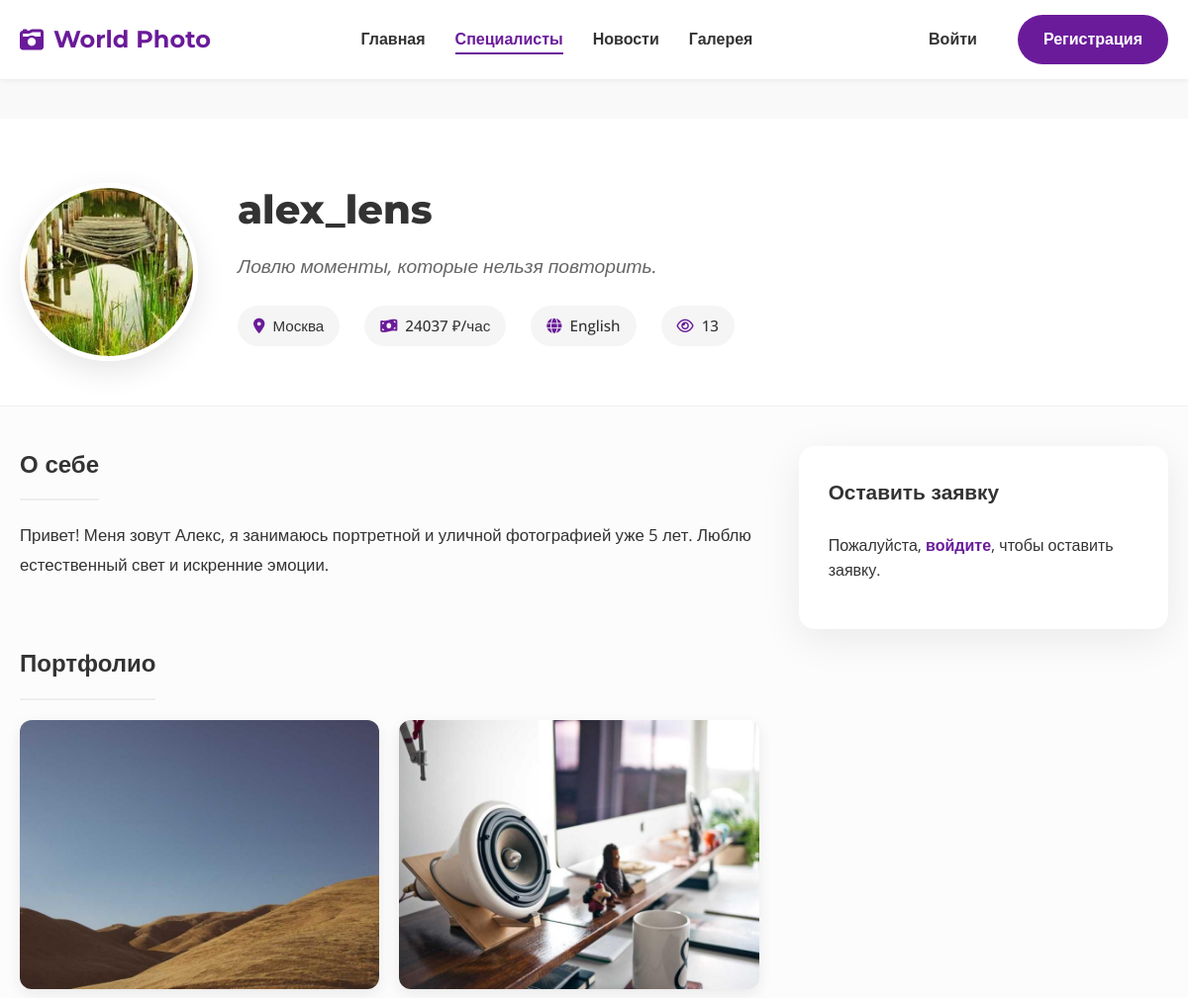
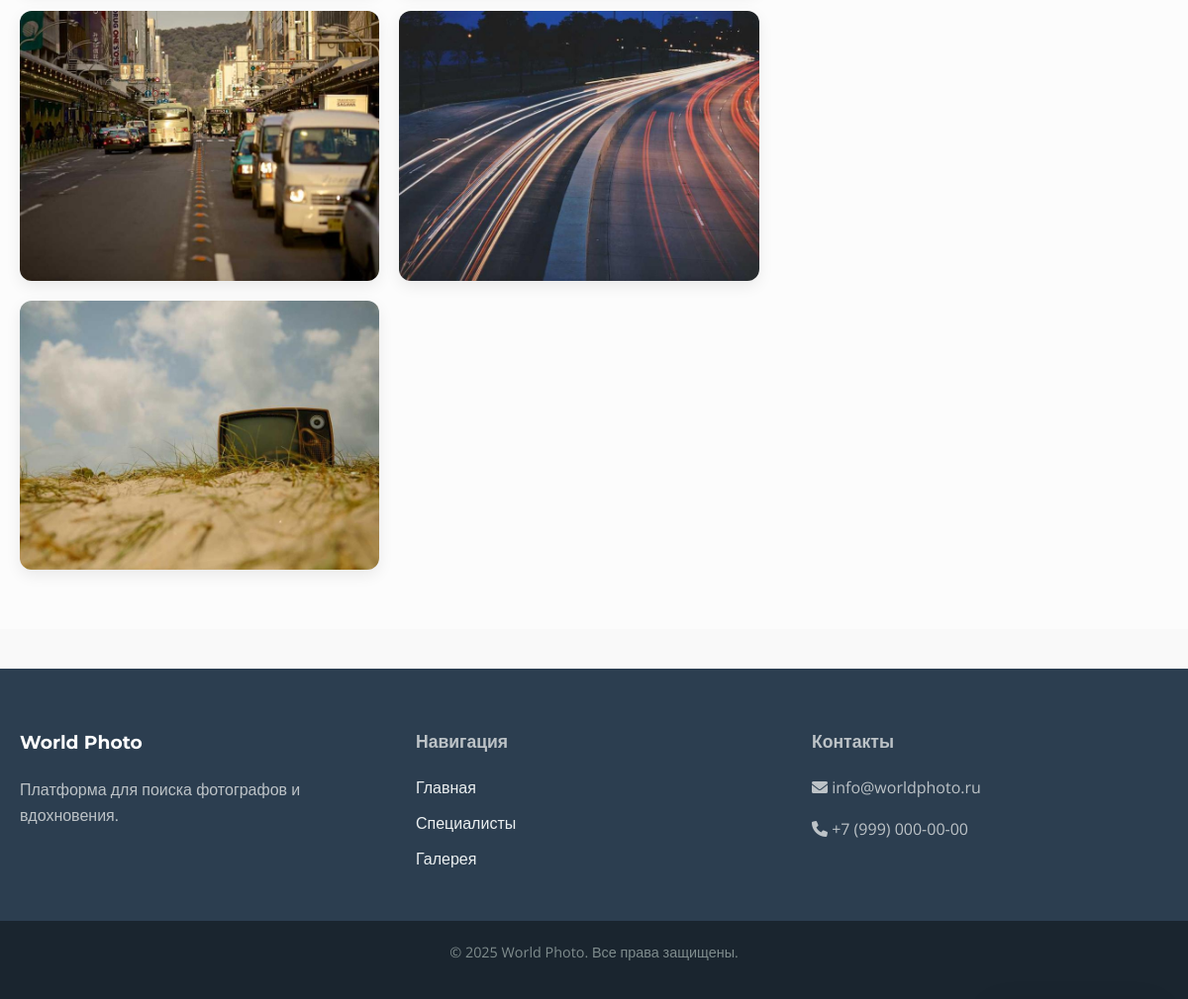
Screenshot of /users/specialists/1/ with the database file from the repository (2 pictures, top to bottom).
### users/models.py (models this page shows, shortened)
class PhotographerProfile(models.Model):
    user = models.OneToOneField(User, on_delete=models.CASCADE)
    short_intro = models.CharField(max_length=250)
    bio = models.TextField()
    city = models.CharField(max_length=100, blank=True, null=True)
    SPECIALIZATION_CHOICES = [
        ('wedding', 'Свадьба'),
        ('portrait', 'Портрет'),
        ('reportage', 'Репортаж'),
        ('lovestory', 'Love Story'),
        ('fashion', 'Fashion'),
    ]
    specialization = models.CharField(max_length=50, choices=SPECIALIZATION_CHOICES, default='wedding')
    price = models.IntegerField(default=0, help_text="Стоимость часа работы в RUB")
    LANGUAGE_CHOICES = [
        ('ru', 'Русский'),
        ('en', 'English'),
    ]
    language = models.CharField(max_length=10, choices=LANGUAGE_CHOICES, default='ru')
    profile_image = models.ImageField(upload_to='profile_images', blank=True, null=True)
    views_count = models.PositiveIntegerField(default=0)
    phone_number = models.CharField(max_length=20, blank=True, null=True, verbose_name="Номер телефона")
    social_vk = models.URLField(blank=True, null=True, verbose_name="Ссылка на ВКонтакте")
    social_telegram = models.CharField(max_length=50, blank=True, null=True, verbose_name="Telegram (username)")
    website = models.URLField(blank=True, null=True, verbose_name="Личный сайт")
    def save(self, *args, **kwargs):
        if self.profile_image and not self.id: # Only compress on initial upload or handle update logic carefully
             pass
        if self.profile_image:
             if hasattr(self.profile_image, 'file') and not isinstance(self.profile_image.file, InMemoryUploadedFile):
                 pass
             if isinstance(self.profile_image.file, InMemoryUploadedFile):
                 self.profile_image = compress_image(self.profile_image, quality=60, max_width=800)
        super().save(*args, **kwargs)

class Photo(models.Model):
    photographer = models.ForeignKey(PhotographerProfile, on_delete=models.CASCADE, related_name='photos')
    image = models.ImageField(upload_to='photographs')
    uploaded_at = models.DateTimeField(auto_now_add=True)

### users/views.py (the view, shortened to what this page needs)
# urls.py: path('specialists/<int:pk>/', views.photographer_detail, name='photographer_detail'),
def photographer_detail(request, pk):
    photographer = get_object_or_404(PhotographerProfile, pk=pk)
    photographer.views_count += 1
    photographer.save(update_fields=['views_count'])
    is_favorite = False
    if request.user.is_authenticated:
        is_favorite = Favorite.objects.filter(user=request.user, photographer=photographer).exists()
    initial_data = {}
    if request.user.is_authenticated:
        try:
            if hasattr(request.user, 'clientprofile'):
                 initial_data['contact_phone'] = request.user.clientprofile.phone_number
        except Exception:
            pass
    form = BookingRequestForm(initial=initial_data)
    return render(request, 'users/photographer_detail.html', {
        'photographer': photographer,
        'booking_form': form,
        'is_favorite': is_favorite
    })

### users/templates/users/photographer_detail.html (shortened to what this page needs)
{% extends 'users/base.html' %}
{% block content %}
<div class="photographer-detail-page">
    <div class="profile-header-section">
        <div class="container">
            <div class="profile-header-content">
                <div class="profile-avatar-large">
                    {% if photographer.profile_image %}
                        <img src="{{ photographer.profile_image.url }}" alt="{{ photographer.user.get_full_name|default:photographer.user.username }}">
                    {% else %}
                        <img src="https://ui-avatars.com/api/?name={{ photographer.user.get_full_name|default:photographer.user.username }}&background=e0bbd8&color=fff" alt="Avatar">
                    {% endif %}
                </div>
                <div class="profile-header-info">
                    <h1 class="profile-name-large">{{ photographer.user.get_full_name|default:photographer.user.username }}</h1>
                    <p class="profile-intro">{{ photographer.short_intro }}</p>
                    <div class="profile-meta">
                        <span><i class="fas fa-map-marker-alt"></i> {{ photographer.city|default:"Город не указан" }}</span>
                        <span><i class="fas fa-money-bill-wave"></i> {{ photographer.price }} ₽/час</span>
                        <span><i class="fas fa-globe"></i> {{ photographer.get_language_display }}</span>
                        <span class="views-count"><i class="far fa-eye"></i> {{ photographer.views_count }}</span>
                    </div>
                </div>
            </div>
        </div>
    </div>
    <div class="container content-container">
        <div class="profile-grid-layout" {% if user == photographer.user %}style="grid-template-columns: 1fr;"{% endif %}>
            <div class="profile-main-column">
                {% if photographer.bio and photographer.bio != "Расскажите о себе..." %}
                <section class="bio-section">
                    <h3>О себе</h3>
                    <div class="bio-text">
                        {{ photographer.bio|linebreaks }}
                    </div>
                </section>
                {% endif %}
                <section class="portfolio-section">
                    <h3>Портфолио</h3>
                    <div class="portfolio-masonry">
                        {% for photo in photographer.photos.all %}
                            <div class="portfolio-item-large">
                                <img src="{{ photo.image.url }}" alt="Photo">
                            </div>
                        {% empty %}
                            <div class="no-photos">
                                <i class="fas fa-camera"></i>
                                <p>У фотографа пока нет работ.</p>
                            </div>
                        {% endfor %}
                    </div>
                </section>
            </div>
            {% if user != photographer.user %}
            <div class="profile-sidebar-column">
                <div class="booking-card-sticky">
                    <h3>Оставить заявку</h3>
                    {% if user.is_authenticated %}
                        <form method="post" class="booking-form-modern">
                            {% csrf_token %}
                            <div class="form-group">
                                <label>Ваш телефон</label>
                                {{ booking_form.contact_phone }}
                                {% for error in booking_form.contact_phone.errors %}
                                    <div class="text-danger" style="font-size: 0.85rem; margin-top: 5px;">{{ error }}</div>
                                {% endfor %}
                            </div>
                            <div class="form-group">
                                <label>Сообщение</label>
                                {{ booking_form.message }}
                                {% for error in booking_form.message.errors %}
                                    <div class="text-danger" style="font-size: 0.85rem; margin-top: 5px;">{{ error }}</div>
                                {% endfor %}
                            </div>
                            <button type="submit" name="submit_booking" class="btn btn-primary btn-block">Отправить заявку</button>
                        </form>
                    {% else %}
                        <div class="login-prompt">
                            <p>Пожалуйста, <a href="{% url 'login' %}" style="color: var(--primary-color); font-weight: bold;">войдите</a>, чтобы оставить заявку.</p>
                        </div>
                    {% endif %}
                </div>
            </div>
            {% endif %}
        </div>
    </div>
</div>
{% endblock %}

### users/templates/users/base.html (shortened to what this page needs)
{% load static %}
{% load user_filters %}
<!DOCTYPE html>
<html lang="ru">
<head>
    <link rel="stylesheet" href="https://cdnjs.cloudflare.com/ajax/libs/font-awesome/6.0.0/css/all.min.css">
    <link rel="stylesheet" href="{% static 'styles.css' %}">
</head>
<body>
    <header>
        <nav class="navbar">
            <div class="container">
                <a href="{% url 'home' %}" class="logo">
                    <i class="fas fa-camera-retro"></i> World Photo
                </a>
                <ul class="nav-links">
                    <li><a href="{% url 'home' %}" class="{% if request.resolver_match.url_name == 'home' %}active{% endif %}">Главная</a></li>
                    <li><a href="{% url 'specialists' %}" class="{% if 'specialists' in request.path %}active{% endif %}">Специалисты</a></li>
                    <li><a href="{% url 'news' %}" class="{% if 'news' in request.path %}active{% endif %}">Новости</a></li>
                    <li><a href="{% url 'gallery' %}" class="{% if 'gallery' in request.path %}active{% endif %}">Галерея</a></li>
                </ul>
                <div class="auth-buttons">
                    {% if user.is_authenticated %}
                        <div class="user-menu">
                            <button class="user-avatar-btn">
                                <img src="{{ user|get_avatar_url }}" alt="{{ user.username }}" class="user-avatar-img">
                                <i class="fas fa-chevron-down"></i>
                            </button>
                            <div class="dropdown-content">
                                <a href="{% url 'dashboard' %}?tab=profile">Профиль</a>
                                <a href="{% url 'dashboard' %}?tab=settings">Настройки</a>
                                <a href="{% url 'dashboard' %}?tab=help">Помощь</a>
                                <form action="{% url 'logout' %}" method="post" id="logout-form" style="display: none;">
                                    {% csrf_token %}
                                </form>
                                <a href="#" onclick="document.getElementById('logout-form').submit(); return false;">Выйти</a>
                            </div>
                        </div>
                    {% else %}
                        <a href="{% url 'login' %}" class="btn btn-text">Войти</a>
                        <a href="{% url 'register' %}" class="btn btn-primary">Регистрация</a>
                    {% endif %}
                </div>
            </div>
        </nav>
    </header>
    <main class="main-content">
        {% block content %}
        {% endblock %}
    </main>
    <footer class="footer">
        <div class="container footer-content">
            <div class="footer-section">
                <h3>World Photo</h3>
                <p>Платформа для поиска фотографов и вдохновения.</p>
            </div>
            <div class="footer-section">
                <h4>Навигация</h4>
                <ul>
                    <li><a href="{% url 'home' %}">Главная</a></li>
                    <li><a href="{% url 'specialists' %}">Специалисты</a></li>
                    <li><a href="{% url 'gallery' %}">Галерея</a></li>
                </ul>
            </div>
            <div class="footer-section">
                <h4>Контакты</h4>
                <p><i class="fas fa-envelope"></i> info@worldphoto.ru</p>
                <p><i class="fas fa-phone"></i> +7 (999) 000-00-00</p>
            </div>
        </div>
        <div class="footer-bottom">
            <p>&copy; 2025 World Photo. Все права защищены.</p>
        </div>
    </footer>
</body>
</html>

### rows the page displays
PhotographerProfile: profile_image (picture), user.get_full_name "alex_lens", short_intro "Ловлю моменты, которые нельзя повторить.", city "Москва", price "24037", language "English", views_count "13", bio "Привет! Меня зовут Алекс, я занимаюсь портретной и уличной фотографией уже 5 лет. Люблю естественный свет и искренние эмоции."
Photo: image (picture)
Photo: image (picture)
Photo: image (picture)
Photo: image (picture)
Photo: image (picture)
